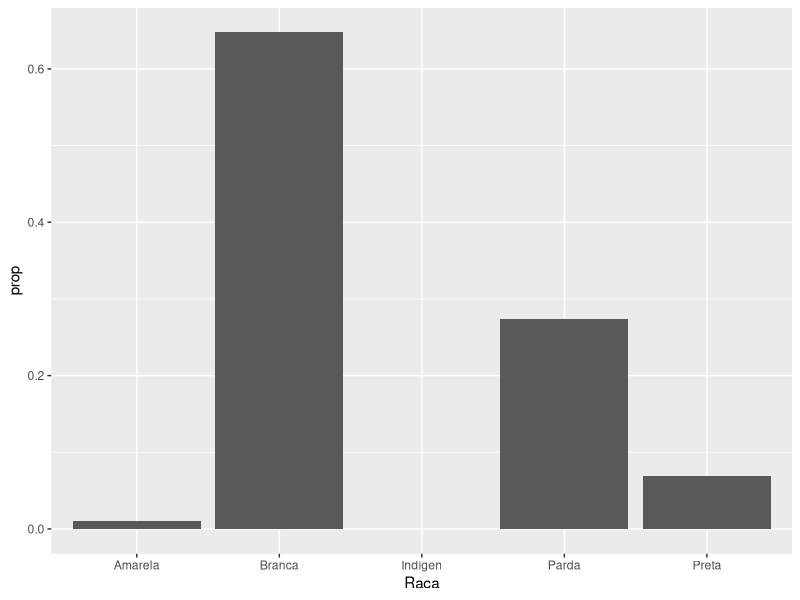
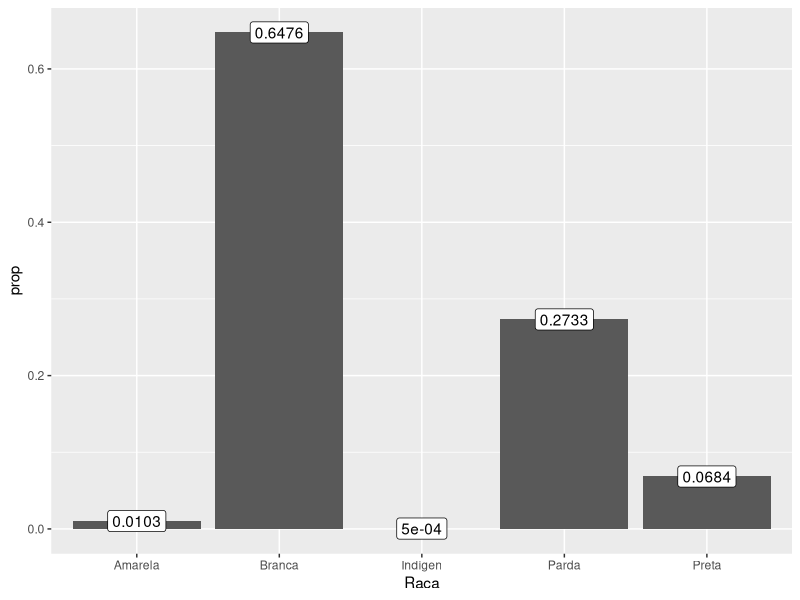
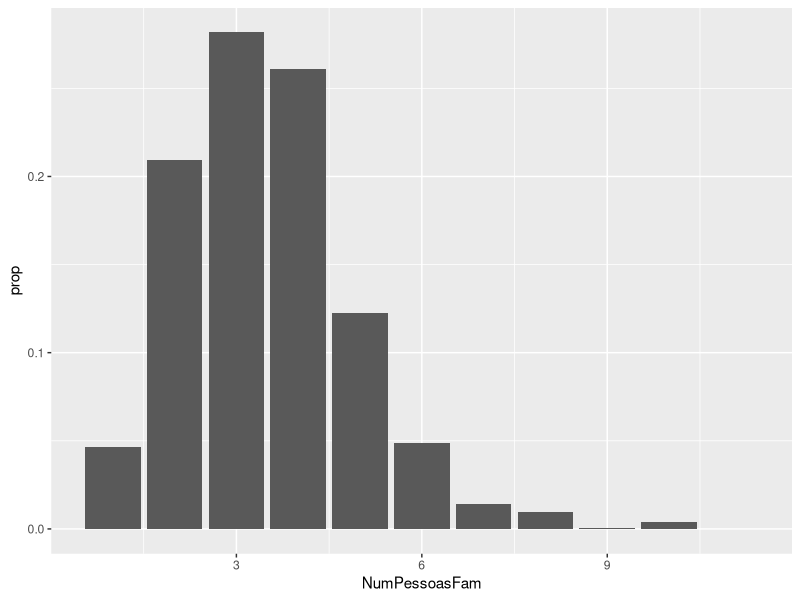
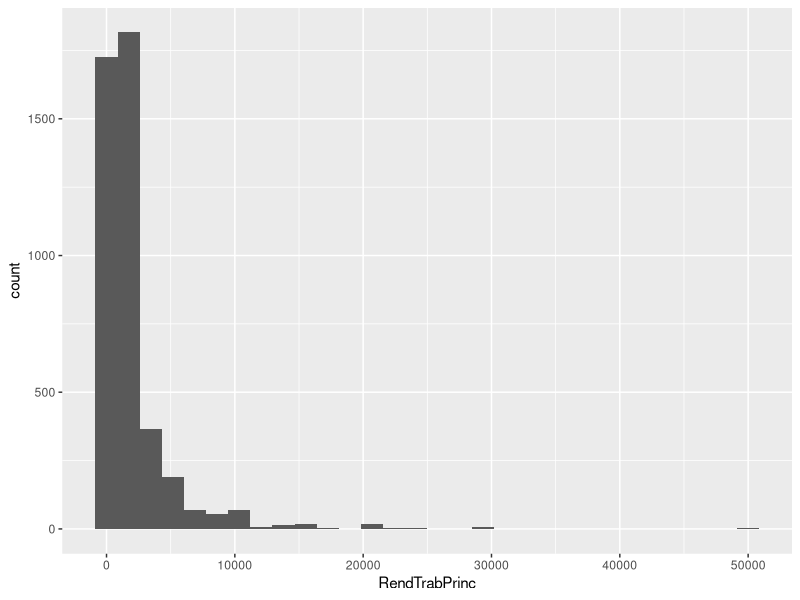
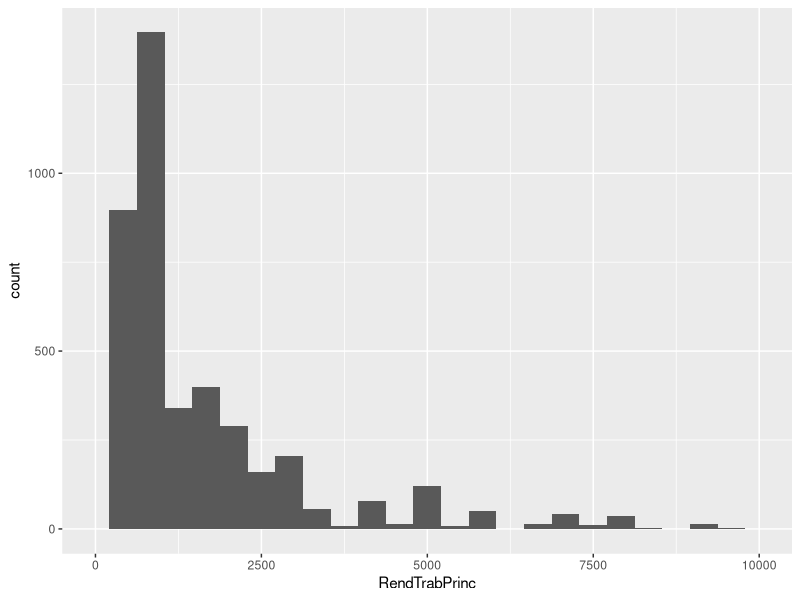
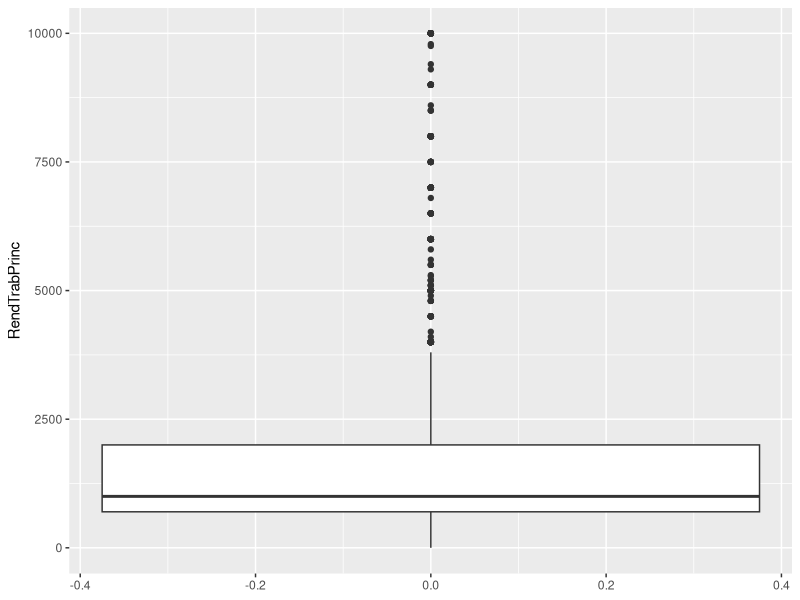
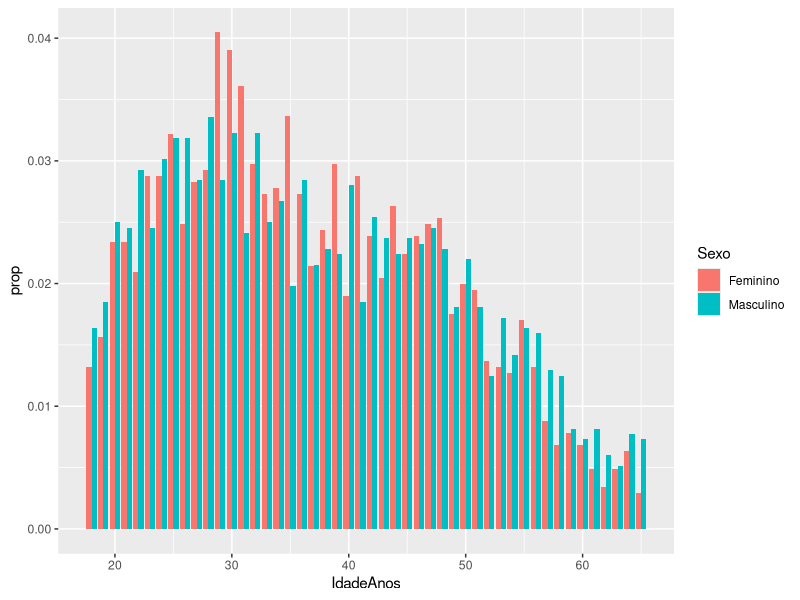
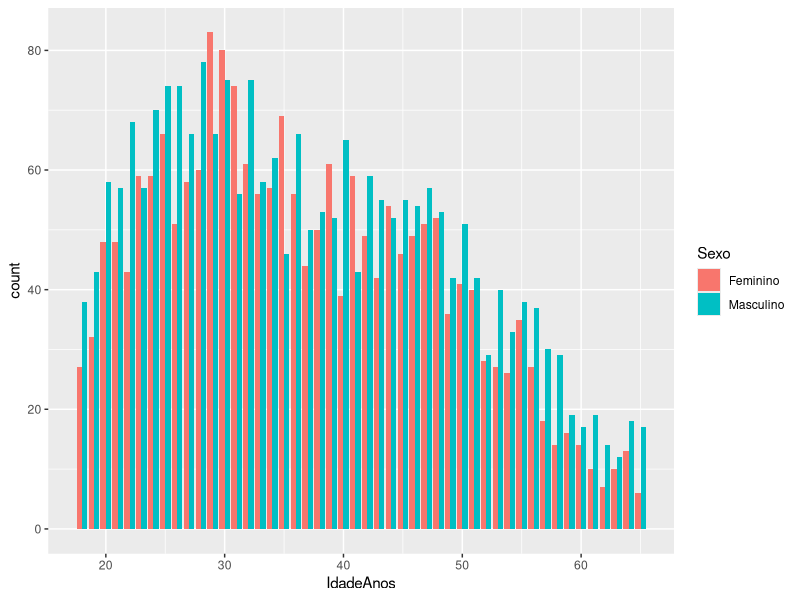

Recreate these plots in R, in order.

# adição
1 + 1 

# subtração
4 - 2


2 * 3 # multiplicação


5 / 2 # divisão


4 ^ 2 # potência


# criar vetores
x <- c(1, 2, 3, 4)
y <- c(2, 3, 5, 6)


x


y


# colocar em data frame
x + y


## Instalar pacote
# install.packages("tidyverse")


## Instalar o pacote devtools
# install.packages("devtools")

## Carregar o pacote devtools
# devtools::install_github("hadley/tidyverse")

## Carregar pacote
# library(devtools)

## Usar função
# install_github("hadley/tidyverse")


# 1. Importar os dados no R
df <- read.csv("dados/aula01.csv", stringsAsFactors = FALSE)


# 3. Visualizar o começo dos dados
head(df)


# 4. Visualizar o fim dos dados
tail(df)


head(df, n = 2)


tail(df, n = 2)


# desmarque a linha abaixo para rodar o comando
# head(df, 3)


# 2. Verificar a estrutura dos dados
str(df)


is.na(head(df))


# guardas as primeiras seis linhas
linhas <- head(df)
# visualizar
linhas

# investigar presença de NAs
is.na(linhas)


colSums(is.na(df))


library(dplyr) # para manipular os dados
library(ggplot2) # para visualizar os dados


names(df)


df %>% count(Raca)


df %>%
  # contar as categorias
  count(Raca) %>%
  # calcular a frequência relativa
  mutate(prop = prop.table(n))


# calcular as frequências
freq <- df %>%
  count(Raca) %>%
  mutate(prop = prop.table(n))
# visualizar
freq


ggplot(freq, aes(x = Raca, y = prop)) + # cria o canvas e define estética
  geom_bar(stat = "identity") # coloca o gráfico de barras


ggplot(freq, aes(x = Raca, y = prop, label = round(prop, 4))) + # cria o canvas
  geom_bar(stat = "identity") + # coloca o gráfico de barras
  geom_label() # coloca o rótulo


summary(df$NumPessoasFam)


# calcular as frequẽncias
freq <- df %>%
  # contar os valores
  count(NumPessoasFam) %>%
  # calcular a frequência relativa
  mutate(prop = prop.table(n))

# plotar o gráfico
ggplot(freq, aes(x = NumPessoasFam, y = prop)) +
  geom_bar(stat = "identity")


summary(df$RendTrabPrinc)


ggplot(df, aes(x = RendTrabPrinc)) +
  geom_histogram()


ggplot(df, aes(x = RendTrabPrinc)) +
  geom_histogram(bins = 25)  +
  scale_x_continuous(limits = c(0, 10000))


ggplot(df, aes(y = RendTrabPrinc)) +
  geom_boxplot() +
  scale_y_continuous(limits = c(0, 10000))


ggplot(df, aes(x = IdadeAnos, y = ..prop.., group = Sexo, fill = Sexo)) +
         geom_bar(position = "dodge")


ggplot(df, aes(x = IdadeAnos, fill = Sexo)) +
         geom_bar(position = "dodge")

